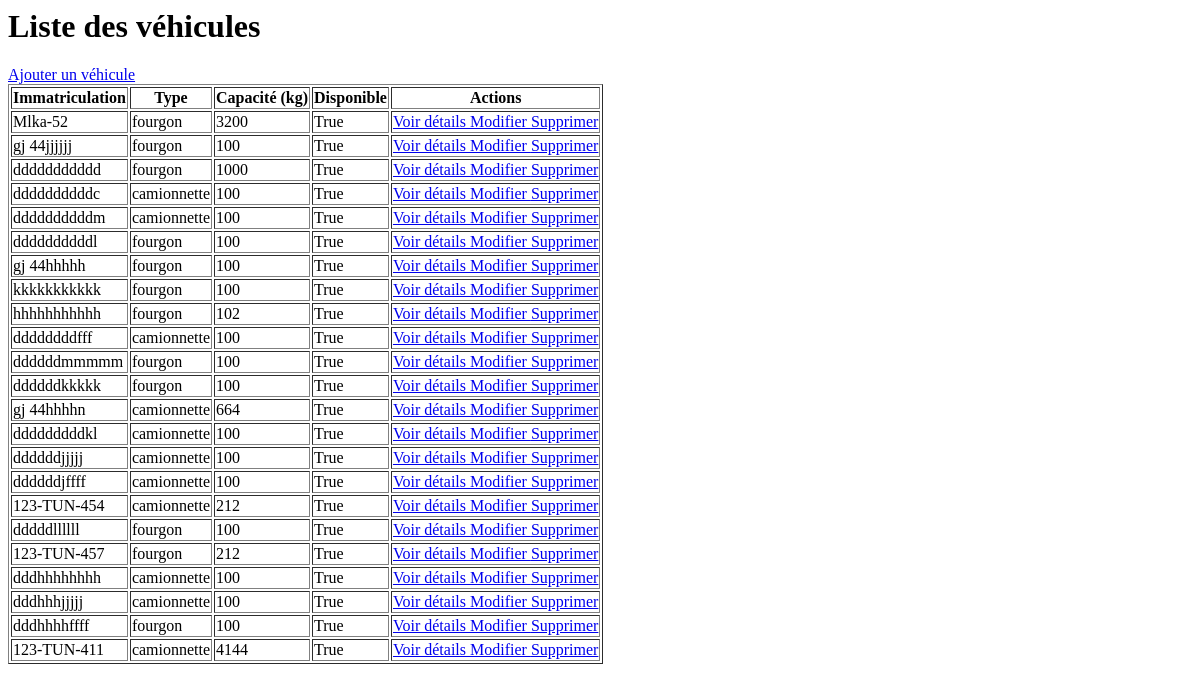
Page /vehicules/list/ on the earlier database version.
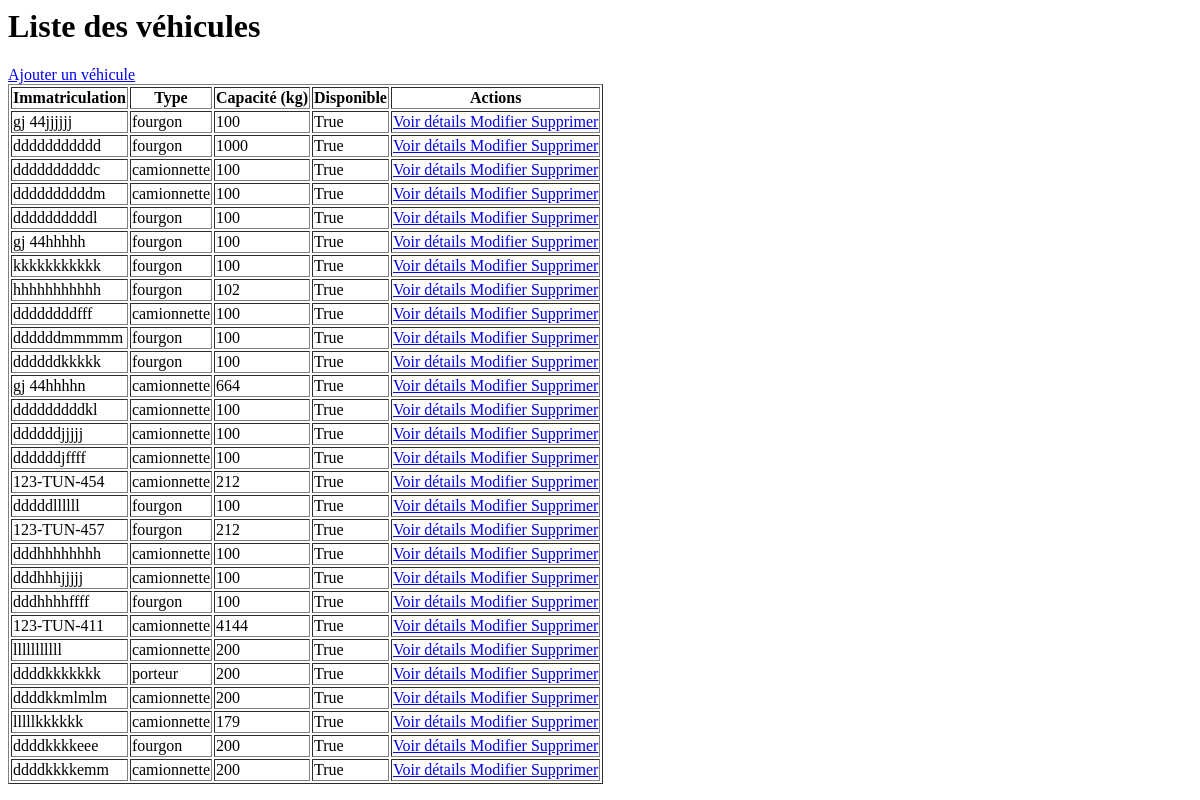
Same page on the later database version.
### vehicule_App/models.py (models this page shows, shortened)
class Vehicule(models.Model):
    immatriculation = models.CharField(
        max_length=11,
        unique=True
    )
    type_vehicule = models.CharField(
        max_length=20,
        choices=[
            ('camionnette', 'Camionnette'),
            ('fourgon', 'Fourgon'),
            ('camion porteur', 'Camion porteur'),
            ('porteur', 'Porteur')
        ]
    )
    capacite_kg = models.PositiveIntegerField(validators=[MinValueValidator(100,"capacité doit être supérieure à 100 kg")])
    disponible = models.BooleanField(default=True)
    created_at = models.DateTimeField(auto_now_add=True)
    updated_at = models.DateTimeField(auto_now=True)
    proprietaire = models.ForeignKey(
    Entreprise,
    on_delete=models.CASCADE,
    related_name='vehicules'
)

### vehicule_App/views.py (the view)
# urls.py: path('list/', listVehicules, name='list'),
def listVehicules(request):
    liste = Vehicule.objects.all()
    return render(request, 'vehicule/list.html', {'liste': liste})

### templates/vehicule/list.html
<h1>Liste des véhicules</h1>
<a href="{% url 'vehicule:vehicule_create_class' %}">
    Ajouter un véhicule
</a>
<table border="1">
    <tr>
        <th>Immatriculation</th>
        <th>Type</th>
        <th>Capacité (kg)</th>
        <th>Disponible</th>
        <th>Actions</th>
    </tr>
    {% for veh in liste %}
    <tr>
        <td>{{ veh.immatriculation }}</td>
        <td>{{ veh.type_vehicule }}</td>
        <td>{{ veh.capacite_kg }}</td>
        <td>{{ veh.disponible }}</td>
        <td>
            <a href="{% url 'vehicule:vehicule_details_class' veh.pk %}">
                Voir détails
            </a>
            <a href="{% url 'vehicule:vehicule_update_class' veh.pk %}">
                Modifier
            </a>
            <a href="{% url 'vehicule:vehicule_delete_class' veh.pk %}">
                Supprimer
            </a>
        </td>
    </tr>
    {% empty %}
    <tr>
        <td colspan="5">Aucun véhicule disponible.</td>
    </tr>
    {% endfor %}
</table>

Differences in the rows shown:
removed Vehicule: immatriculation "Mlka-52", type_vehicule "fourgon", capacite_kg "3200", disponible "True"
added Vehicule: immatriculation "lllllllllll", type_vehicule "camionnette", capacite_kg "200", disponible "True"
added Vehicule: immatriculation "ddddkkkkkkk", type_vehicule "porteur", capacite_kg "200", disponible "True"
added Vehicule: immatriculation "ddddkkmlmlm", type_vehicule "camionnette", capacite_kg "200", disponible "True"
added Vehicule: immatriculation "lllllkkkkkk", type_vehicule "camionnette", capacite_kg "179", disponible "True"
added Vehicule: immatriculation "ddddkkkkeee", type_vehicule "fourgon", capacite_kg "200", disponible "True"
added Vehicule: immatriculation "ddddkkkkemm", type_vehicule "camionnette", capacite_kg "200", disponible "True"
